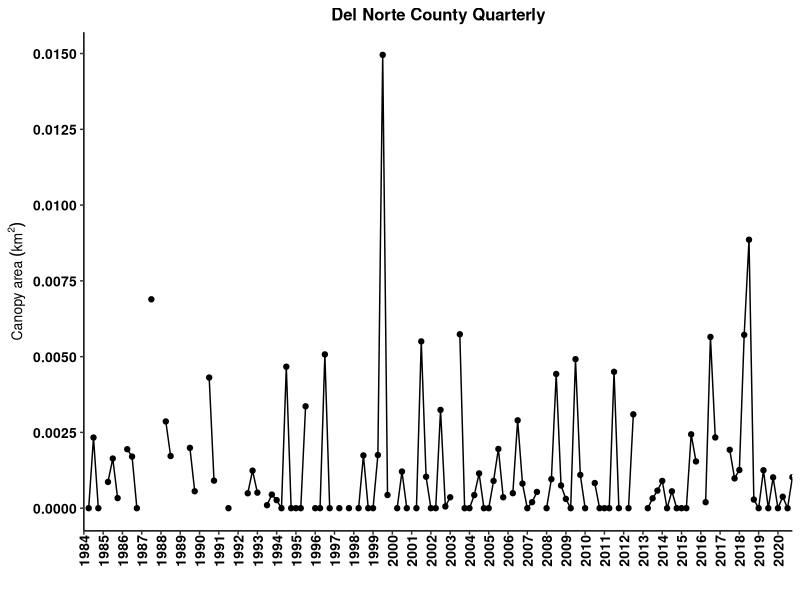
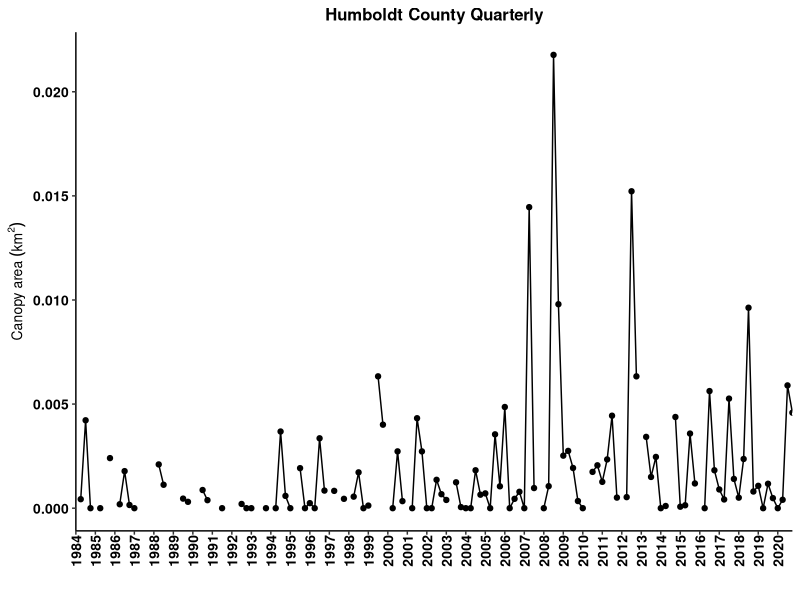
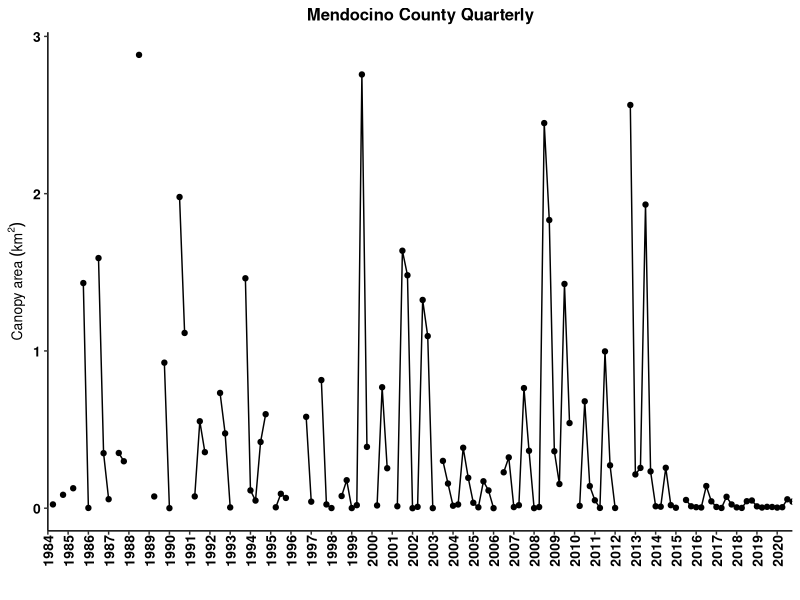
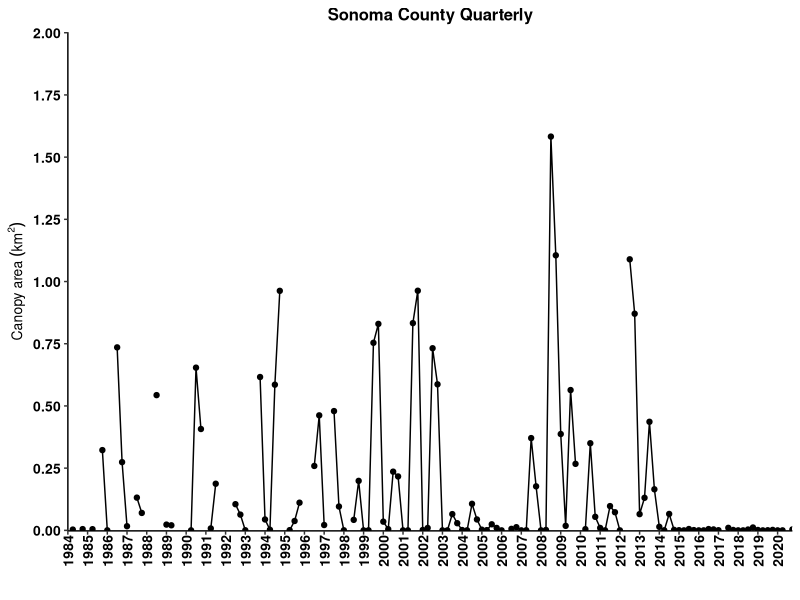
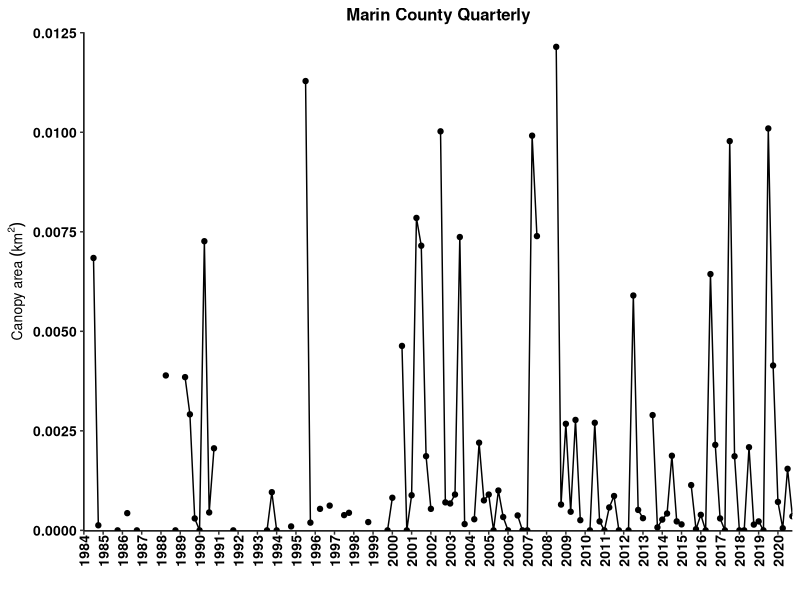
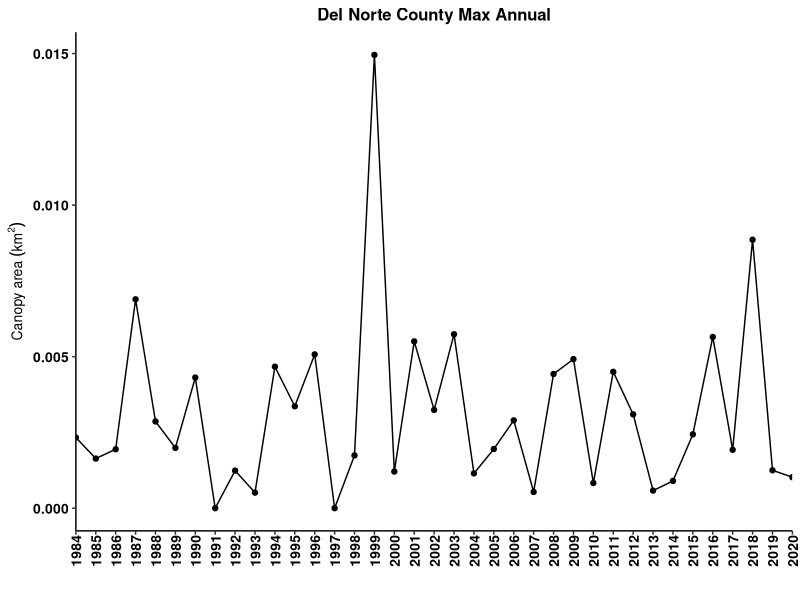
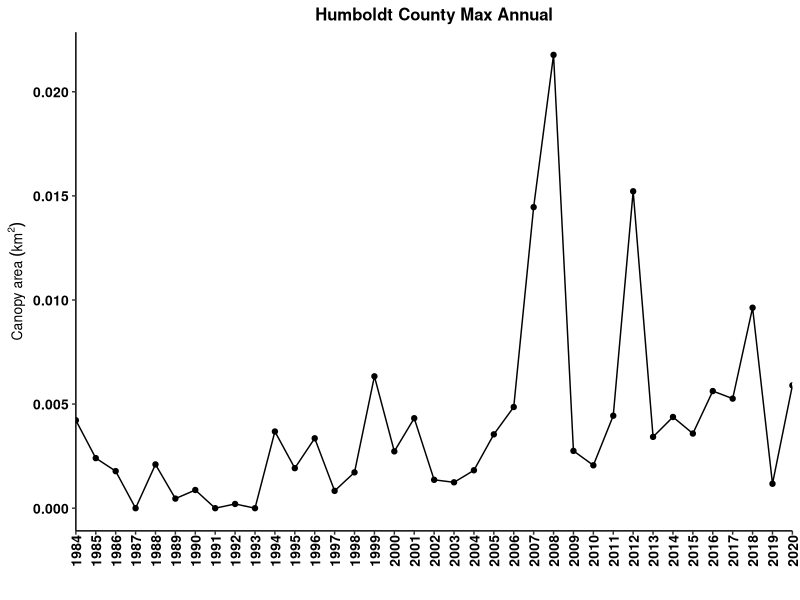
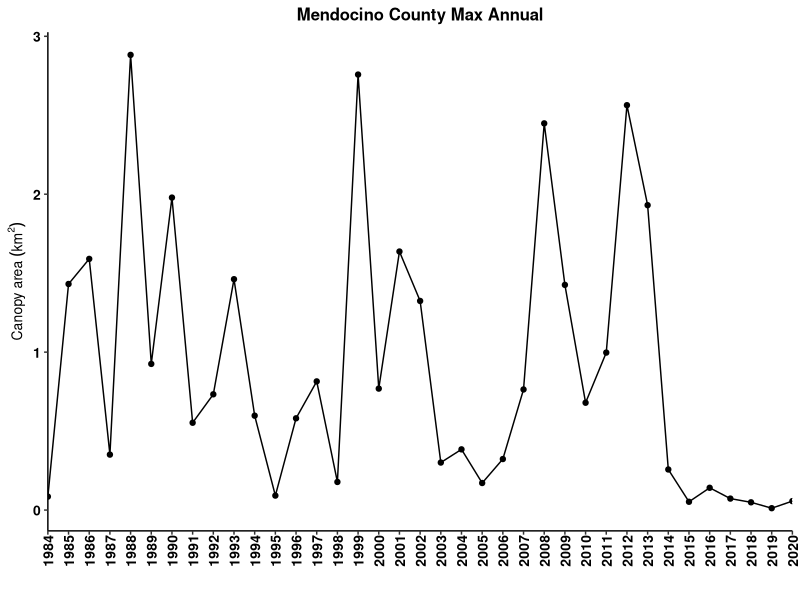

Recreate these plots in R, in order.
## ---- chunk 1
knitr::opts_chunk$set(echo = FALSE, warning=FALSE)

#### Load libraries ####
library(ggplot2) # plotting
library(ggpubr) # arranging plots
library(scales) # let's you put commas in the axis labels for thousands
library(dplyr) # data manipulations
library(tidyr) # data cleaning
library(readr) # better data reading?
# library(reshape2) 
# library(Rmisc)
library(ncdf4)
library(sf) # ... mapping? 
library(sp) # dnno
library(lubridate) # manipulating dates easily
library(knitr) # to knit the Rmd file
library(kableExtra) # pretty tables
library(bookdown) # pretty table additions

#### ggplot theme ####
my.theme = theme( 
   panel.background = element_blank(), 
   panel.grid.minor.x = element_blank(),
   panel.grid.major.x = element_blank(),
   panel.grid = element_blank(),
   axis.text  = element_text(size=10, face='bold', color='black'), #makes axis labels bigger
   axis.title = element_text(size=10, face="bold"), #makes axis title bigger and bold
   #axis.title.y = element_text(margin=margin(0,10,0,5)), #pushes the y axis title away from the y axis labels
   strip.background = element_blank(),
   #legend.title = element_blank(),
   #legend.text = element_text(size=8),
   legend.background = element_blank(), 
   legend.key = element_blank(), #makes the legend background behind the symbols go away.
   #axis.ticks.x = element_blank()
   axis.line = element_line(color = 'black'), 
   panel.border = element_blank(), # this removes the box around the plot   
   plot.title = element_text(size=12 ,face='bold', hjust = 0.5), # hjust 0.5 makes title centered
   axis.text.x = element_text(size = 10, angle = 90, vjust = 0.5, margin = margin(0,0,5,0)) # rotates x axis labels 90 degrees counter-clockwise, pushes bars onto x axis
)


#### Import data ####
# info on the data: https://sbclter.msi.ucsb.edu/data/catalog/package/?package=knb-lter-sbc.74

# Instructions from Dr. Tom Bell:
# “The output files show the Admin Bed # in the first column and the rest of the columns are quarters from 1984 - 2020. Area is in m2 and biomass is in fresh kg. Missing values (due to lack of imagery or clouds are labelled as -999).”

# Edible seaweed data from CDFW
# edible = read.csv('EdibleSeaweedHarvest_rfm_1-28-21.csv') # edible seaweed harvest. This one has months. That is important.
# kelp = read.csv('KelpHarvest_vers2_rfm_1-28-21.csv') # kelp harvest
## ---- chunk 2
# The loop below takes 5 minutes to run, so I have commented it out and read in the output at the end.

# #### Kelp Biomass and Area Dynamics of state waters by county ####
# #Load Admin Bed Shapefile
# #Place the lat/lon version of the Admin Bed shapefile in your working directory
# county_waters <- st_read('shapefiles/MAN_CA_CountyStateWaters.shp') 
# 
# #Open Kelp NetCDF File and put in your working directory.
# #The file can be found here: https://portal.edirepository.org/nis/mapbrowse?scope=knb-lter-sbc&identifier=74
# nc_data <- nc_open('kelpCanopyFromLandsat_2021.nc')
# # not sure yet how to open it in directly from a URL.
# # apparently this file is too big for the RStudio Cloud server. So we can't use the server. Or wait we just have to use a static .csv.
# 
# #Load necessary variables from NetCDF File
# lon <- ncvar_get(nc_data, 'lon')
# lat <- ncvar_get(nc_data, 'lat')
# years <- ncvar_get(nc_data, 'year')
# quarters <- ncvar_get(nc_data, 'quarter')
# biomass <- ncvar_get(nc_data, 'biomass')
# area <- ncvar_get(nc_data, 'area')
# 
# #Make Coordinate Dataframe
# coords <- data.frame(lon,lat)
# 
# #Create output matrices
# LN = dim(quarters)
# output_biomass <- matrix(ncol=LN, nrow=22)
# output_area <- matrix(ncol=LN, nrow=22)
# 
# # This for() loop takes 5 mins. Sorry. You could run it once and then save the output, but then it wouldn't be linked to the SBCLTER data repository anymore. 
# for(i in 1:22){
# 
#   #Pull shapefile coordinates from each admin bed
#   if (i == 17) {
#     county_coords <- as.data.frame(county_waters[i,]$geometry[[1]][[30]][[1]])
#   } else {
#     county_coords <- as.data.frame(county_waters[i,]$geometry[[1]][[1]][[1]])
#   }
# 
#   #Find the kelp coordinates that exist inside each admin bed polygon
#   kelp_poly <- point.in.polygon(lon, lat, county_coords$V1, county_coords$V2, mode.checked = FALSE)
#   TF <- which(kelp_poly %in% 1)
# 
#   #Extract biomass and area data for each polygon
#   bio_county <- biomass[TF,]
#   area_county <- area[TF,]
# 
#   #Sum biomass and area
#   bio_county_sum <- colSums(bio_county, na.rm = TRUE, dims = 1)
#   area_county_sum <- colSums(area_county, na.rm = TRUE, dims = 1)
# 
#   #Remove Columns w/ >25% No Data (Clouds)
#   #Find all NA values (missing data) in the kelp dataset
#   bio_county_NA = is.na(bio_county)
#   area_county_NA = is.na(area_county)
# 
#   #Find number of kelp pixels in the polygon
#   L = dim(bio_county)
# 
#   #Calculate the percent of NAs for each season
#   bio_county_NA_percent <- colSums(bio_county_NA, na.rm = TRUE)/L[1]
#   area_county_NA_percent <- colSums(area_county_NA, na.rm = TRUE)/L[1]
# 
#   #Find seasons with greater than 20% missing data
#   NA_GT <- which(bio_county_NA_percent > 0.25)
#   NA_GTA <- which(area_county_NA_percent > 0.25)
# 
#   #Set seasons with greater than 20% missing data to -999
#   bio_county_sum[NA_GT] = -999
#   area_county_sum[NA_GTA] = -999
# 
#   #Add summed kelp canopy data to matrix
#   output_biomass[i,] <- bio_county_sum
#   output_area[i,] <- area_county_sum
# 
# }
# 
# #Transpose Quarter and Year data
# quarterst <- t(quarters)
# yearst <- t(years)
# 
# #Add Quarter and Year data to output matrices
# output2_biomass <- rbind(quarterst, output_biomass)
# output3_biomass <- rbind(yearst, output2_biomass)
# output2_area <- rbind(quarterst, output_area)
# output3_area <- rbind(yearst, output2_area)
# 
# #Add county to output matrices
# CountiesNA <- county_waters$County
# Counties <- c(rep(NA,2),CountiesNA)
# output4_biomass <- cbind(Counties, output3_biomass)
# output4_area <- cbind(Counties, output3_area)

output4_area <- read_csv("kelp_canopy_output_ 2021-11-24 .csv")

## ---- chunk 3
canopy_area <- output4_area %>%
   as.data.frame()

# remove first col which is just row numbers
canopy_area[,1] <- NULL

# I want to plot area vs. year.quarter. This means year.quarter needs to be in a column. Currently all cols are separate. This is called wide format. I want tall format.

# create column names
names(canopy_area) <- paste(canopy_area[1,], canopy_area[2,], sep='.') # paste years with quarters to make each col have a unique name.

# rename the ID col for counties
names(canopy_area)[1] <- "county"

# remove first 2 rows since they are not canopy data, just IDs--year and quarter
canopy_area <- canopy_area[-c(1:2),] 

# convert to tall format
canopy_area_tall <- canopy_area %>% 
   pivot_longer(-'county', names_to = 'year.qtr', values_to = 'm2')

# separate year and quarter into two cols
canopy_area_tall <- canopy_area_tall %>%
   separate(col = year.qtr, sep = "[.]", into = c("year","qtr")) # omg. you have to hard bracket the period for some reason. wtf does [^[:alnum:]]+ mean and why aren't brackets used in the example?????? :((

# make number cols numeric
canopy_area_tall$year <- as.numeric(canopy_area_tall$year)
canopy_area_tall$qtr <- as.numeric(canopy_area_tall$qtr)
canopy_area_tall$m2 <- as.numeric(canopy_area_tall$m2)

# make quarters actual quarter decimals for plotting
qtrs <- seq(0,0.75,0.25)
for(i in 1:4) {
   canopy_area_tall$qtr[which(canopy_area_tall$qtr == i)] <- qtrs[i]
}

# add year and quarter to get a continuous time column. Note that the tibble hides the decimals place for no apparent reason but the sum is correct.
canopy_area_tall$year.qtr <- canopy_area_tall$year + canopy_area_tall$qtr

# Change negative area to NA
canopy_area_tall$m2[which(canopy_area_tall$m2 < 0)] = NA

# Convert m2 to km2
canopy_area_tall$km2 = canopy_area_tall$m2 / 1e6
## ---- chunk 4
# All quarters
##Del Norte
ggplot(canopy_area_tall[which(canopy_area_tall$county == 'Del Norte'),], aes(x = year.qtr, y = km2)) +
   geom_point() +
   geom_line() +
   scale_x_continuous(breaks = 1984:2021, expand = c(0,0)) +
   scale_y_continuous(breaks = seq(0, 0.015, 0.0025), expand = c(0.05,0)) +
   labs(x = '',  y =  bquote('Canopy area'~(km^2))) +
   ggtitle('Del Norte County Quarterly') +
   my.theme

## Humboldt
ggplot(canopy_area_tall[which(canopy_area_tall$county == 'Humboldt'),], aes(x = year.qtr, y = km2)) +
   geom_point() +
   geom_line() +
   scale_x_continuous(breaks = 1984:2021, expand = c(0,0)) +
   #scale_y_continuous(limits = c(0,0.0225), breaks = seq(0, 0.025, 0.0025), expand = c(0.005,0)) +
   labs(x = '',  y =  bquote('Canopy area'~(km^2))) +
   ggtitle('Humboldt County Quarterly') +
   my.theme

## Mendocino
ggplot(canopy_area_tall[which(canopy_area_tall$county == 'Mendocino'),], aes(x = year.qtr, y = km2)) +
   geom_point() +
   geom_line() +
   scale_x_continuous(breaks = 1984:2021, expand = c(0,0)) +
   #scale_y_continuous(limits = c(0,3), breaks = seq(0, 3, 0.25), expand = c(0.001,0)) +
   labs(x = '', y =  bquote('Canopy area'~(km^2))) +
   ggtitle('Mendocino County Quarterly') +
   my.theme

## Sonoma
ggplot(canopy_area_tall[which(canopy_area_tall$county == 'Sonoma'),], aes(x = year.qtr, y = km2)) +
   geom_point() +
   geom_line() +
   scale_x_continuous(breaks = 1984:2021, expand = c(0,0)) +
   scale_y_continuous(limits = c(0,2), breaks = seq(0, 2, 0.25), expand = c(0.001,0)) +
   labs(x = '', y =  bquote('Canopy area'~(km^2))) +
   ggtitle('Sonoma County Quarterly') +
   my.theme

## Marin
ggplot(canopy_area_tall[which(canopy_area_tall$county == 'Marin'),], aes(x = year.qtr, y = km2)) +
   geom_point() +
   geom_line() +
   scale_x_continuous(breaks = 1984:2021, expand = c(0,0)) +
   scale_y_continuous(limits = c(0, 0.0125), breaks = seq(0, 0.0125, 0.0025), expand = c(0.001,0)) +
   labs(x = '', y =  bquote('Canopy area'~(km^2))) +
   ggtitle('Marin County Quarterly') +
   my.theme
## ---- chunk 5
# Maximum canopy area. in each year and county, find the maximum km2 value.
canopy_area_max_annual <- canopy_area_tall %>%
  group_by(county, year) %>%
  summarise(max.km2 = max(km2, na.rm = T), .groups = 'drop')
  
##Del Norte
ggplot(canopy_area_max_annual[which(canopy_area_max_annual$county == 'Del Norte'),], aes(x = year, y = max.km2)) +
   geom_point() +
   geom_line() +
   scale_x_continuous(breaks = 1984:2021, expand = c(0,0)) +
   #scale_y_continuous(breaks = seq(0, 0.015, 0.0025), expand = c(0.05,0)) +
   labs(x = '',  y =  bquote('Canopy area'~(km^2))) +
   ggtitle('Del Norte County Max Annual') +
   my.theme 

## Humboldt
ggplot(canopy_area_max_annual[which(canopy_area_max_annual$county == 'Humboldt'),], aes(x = year, y = max.km2)) +
   geom_point() +
   geom_line() +
   scale_x_continuous(breaks = 1984:2021, expand = c(0,0)) +
   #scale_y_continuous(breaks = seq(0, 0.015, 0.0025), expand = c(0.05,0)) +
   labs(x = '',  y =  bquote('Canopy area'~(km^2))) +
   ggtitle('Humboldt County Max Annual') +
   my.theme 

## Mendocino
ggplot(canopy_area_max_annual[which(canopy_area_max_annual$county == 'Mendocino'),], aes(x = year, y = max.km2)) +
   geom_point() +
   geom_line() +
   scale_x_continuous(breaks = 1984:2021, expand = c(0,0)) +
   #scale_y_continuous(breaks = seq(0, 0.015, 0.0025), expand = c(0.05,0)) +
   labs(x = '',  y =  bquote('Canopy area'~(km^2))) +
   ggtitle('Mendocino County Max Annual') +
   my.theme 

## Sonoma
ggplot(canopy_area_max_annual[which(canopy_area_max_annual$county == 'Sonoma'),], aes(x = year, y = max.km2)) +
   geom_point() +
   geom_line() +
   scale_x_continuous(breaks = 1984:2021, expand = c(0,0)) +
   #scale_y_continuous(breaks = seq(0, 0.015, 0.0025), expand = c(0.05,0)) +
   labs(x = '',  y =  bquote('Canopy area'~(km^2))) +
   ggtitle('Sonoma County Max Annual') +
   my.theme 

## Marin
ggplot(canopy_area_max_annual[which(canopy_area_max_annual$county == 'Marin'),], aes(x = year, y = max.km2)) +
   geom_point() +
   geom_line() +
   scale_x_continuous(breaks = 1984:2021, expand = c(0,0)) +
   #scale_y_continuous(breaks = seq(0, 0.015, 0.0025), expand = c(0.05,0)) +
   labs(x = '',  y =  bquote('Canopy area'~(km^2))) +
   ggtitle('Marin County Max Annual') +
   my.theme 
## ---- chunk 6
